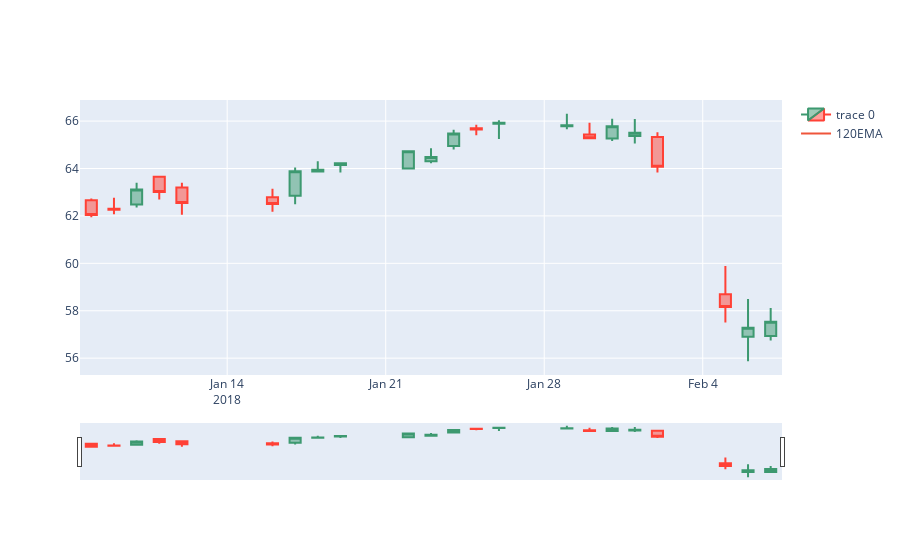

Notebook source saved alongside this figure:
### Code cell
df=pd.read_csv("resources/bank.csv")
data= pd.DataFrame(df.loc[df["Name"] == "Wells Fargo & Company"])
data=data.loc[data["date"] > "2018-01-06"]

data['120EMA']=ta.EMA(data['close'],120)
chart_data = go.Candlestick(x=data['date'],open=data['open'],high=data['high'],low=data['low'],close=data['close'])
fig = go.Figure(data=[chart_data])
ema_trace = go.Scatter(x=data['date'], y=data['120EMA'],mode='lines',name='120EMA')
fig.add_trace(ema_trace)
fig.show()

### Figure 1 — Plotly figure (JSON) as saved in the notebook; plotly's stock layout.template omitted (floating-point values rounded to 4 significant figures)
{"data": [{"close": [62.04, 62.26, 63.12, 63.01, 62.55, 62.5, 63.88, 63.95, 64.22, 64.73, 64.49, 65.48, 65.65, 65.93, 65.82, 65.28, 65.78, 65.51, 64.07, 58.16, 57.28, 57.54], "high": [62.73, 62.77, 63.4, 63.67, 63.4, 63.15, 64.04, 64.31, 64.26, 64.75, 64.85, 65.63, 65.85, 66.04, 66.31, 65.93, 66.1, 66.09, 65.53, 59.89, 58.5, 58.12], "low": [61.94, 62.07, 62.36, 62.69, 62.05, 62.17, 62.49, 63.86, 63.83, 63.97, 64.22, 64.8, 65.4, 65.25, 65.66, 65.28, 65.16, 65.06, 63.83, 57.5, 55.87, 56.75], "open": [62.66, 62.3, 62.48, 63.65, 63.2, 62.79, 62.85, 63.87, 64.15, 64, 64.31, 64.95, 65.7, 65.89, 65.78, 65.43, 65.27, 65.37, 65.33, 58.7, 56.91, 56.94], "type": "candlestick", "x": ["2018-01-08", "2018-01-09", "2018-01-10", "2018-01-11", "2018-01-12", "2018-01-16", "2018-01-17", "2018-01-18", "2018-01-19", "2018-01-22", "2018-01-23", "2018-01-24", "2018-01-25", "2018-01-26", "2018-01-29", "2018-01-30", "2018-01-31", "2018-02-01", "2018-02-02", "2018-02-05", "2018-02-06", "2018-02-07"]}, {"mode": "lines", "name": "120EMA", "type": "scatter", "x": ["2018-01-08", "2018-01-09", "2018-01-10", "2018-01-11", "2018-01-12", "2018-01-16", "2018-01-17", "2018-01-18", "2018-01-19", "2018-01-22", "2018-01-23", "2018-01-24", "2018-01-25", "2018-01-26", "2018-01-29", "2018-01-30", "2018-01-31", "2018-02-01", "2018-02-02", "2018-02-05", "2018-02-06", "2018-02-07"], "y": [null, null, null, null, null, null, null, null, null, null, null, null, null, null, null, null, null, null, null, null, null, null]}], "layout": {}}
